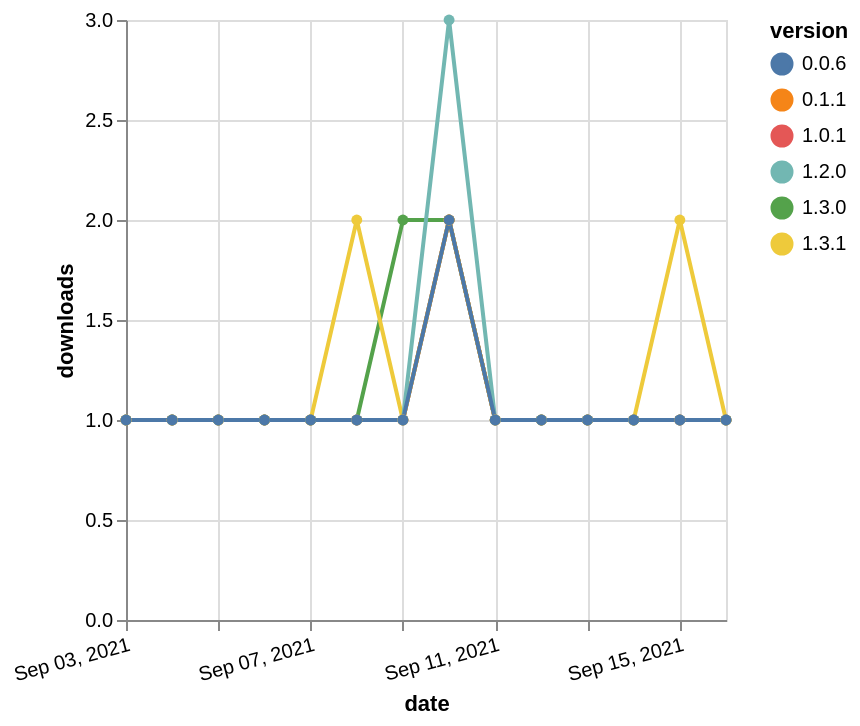

This figure's Vega-Lite source:
### Vega-Lite specification from a JSON file in a GitHub repository (floating-point values rounded to 4 significant figures)
{"$schema": "https://vega.github.io/schema/vega-lite/v5.json", "description": "A simple bar chart with embedded data.", "data": {"values": [{"date": "2021-09-03", "total": 132, "delta": 1, "version": "1.3.0"}, {"date": "2021-09-04", "total": 133, "delta": 1, "version": "1.3.0"}, {"date": "2021-09-05", "total": 134, "delta": 1, "version": "1.3.0"}, {"date": "2021-09-06", "total": 135, "delta": 1, "version": "1.3.0"}, {"date": "2021-09-07", "total": 136, "delta": 1, "version": "1.3.0"}, {"date": "2021-09-08", "total": 137, "delta": 1, "version": "1.3.0"}, {"date": "2021-09-09", "total": 139, "delta": 2, "version": "1.3.0"}, {"date": "2021-09-10", "total": 141, "delta": 2, "version": "1.3.0"}, {"date": "2021-09-11", "total": 142, "delta": 1, "version": "1.3.0"}, {"date": "2021-09-12", "total": 143, "delta": 1, "version": "1.3.0"}, {"date": "2021-09-13", "total": 144, "delta": 1, "version": "1.3.0"}, {"date": "2021-09-14", "total": 145, "delta": 1, "version": "1.3.0"}, {"date": "2021-09-15", "total": 146, "delta": 1, "version": "1.3.0"}, {"date": "2021-09-16", "total": 147, "delta": 1, "version": "1.3.0"}, {"date": "2021-09-03", "total": 162, "delta": 1, "version": "1.0.1"}, {"date": "2021-09-04", "total": 163, "delta": 1, "version": "1.0.1"}, {"date": "2021-09-05", "total": 164, "delta": 1, "version": "1.0.1"}, {"date": "2021-09-06", "total": 165, "delta": 1, "version": "1.0.1"}, {"date": "2021-09-07", "total": 166, "delta": 1, "version": "1.0.1"}, {"date": "2021-09-08", "total": 167, "delta": 1, "version": "1.0.1"}, {"date": "2021-09-09", "total": 168, "delta": 1, "version": "1.0.1"}, {"date": "2021-09-10", "total": 170, "delta": 2, "version": "1.0.1"}, {"date": "2021-09-11", "total": 171, "delta": 1, "version": "1.0.1"}, {"date": "2021-09-12", "total": 172, "delta": 1, "version": "1.0.1"}, {"date": "2021-09-13", "total": 173, "delta": 1, "version": "1.0.1"}, {"date": "2021-09-14", "total": 174, "delta": 1, "version": "1.0.1"}, {"date": "2021-09-15", "total": 175, "delta": 1, "version": "1.0.1"}, {"date": "2021-09-16", "total": 176, "delta": 1, "version": "1.0.1"}, {"date": "2021-09-03", "total": 167, "delta": 1, "version": "0.1.1"}, {"date": "2021-09-04", "total": 168, "delta": 1, "version": "0.1.1"}, {"date": "2021-09-05", "total": 169, "delta": 1, "version": "0.1.1"}, {"date": "2021-09-06", "total": 170, "delta": 1, "version": "0.1.1"}, {"date": "2021-09-07", "total": 171, "delta": 1, "version": "0.1.1"}, {"date": "2021-09-08", "total": 172, "delta": 1, "version": "0.1.1"}, {"date": "2021-09-09", "total": 173, "delta": 1, "version": "0.1.1"}, {"date": "2021-09-10", "total": 175, "delta": 2, "version": "0.1.1"}, {"date": "2021-09-11", "total": 176, "delta": 1, "version": "0.1.1"}, {"date": "2021-09-12", "total": 177, "delta": 1, "version": "0.1.1"}, {"date": "2021-09-13", "total": 178, "delta": 1, "version": "0.1.1"}, {"date": "2021-09-14", "total": 179, "delta": 1, "version": "0.1.1"}, {"date": "2021-09-15", "total": 180, "delta": 1, "version": "0.1.1"}, {"date": "2021-09-16", "total": 181, "delta": 1, "version": "0.1.1"}, {"date": "2021-09-03", "total": 136, "delta": 1, "version": "1.3.1"}, {"date": "2021-09-04", "total": 137, "delta": 1, "version": "1.3.1"}, {"date": "2021-09-05", "total": 138, "delta": 1, "version": "1.3.1"}, {"date": "2021-09-06", "total": 139, "delta": 1, "version": "1.3.1"}, {"date": "2021-09-07", "total": 140, "delta": 1, "version": "1.3.1"}, {"date": "2021-09-08", "total": 142, "delta": 2, "version": "1.3.1"}, {"date": "2021-09-09", "total": 143, "delta": 1, "version": "1.3.1"}, {"date": "2021-09-10", "total": 145, "delta": 2, "version": "1.3.1"}, {"date": "2021-09-11", "total": 146, "delta": 1, "version": "1.3.1"}, {"date": "2021-09-12", "total": 147, "delta": 1, "version": "1.3.1"}, {"date": "2021-09-13", "total": 148, "delta": 1, "version": "1.3.1"}, {"date": "2021-09-14", "total": 149, "delta": 1, "version": "1.3.1"}, {"date": "2021-09-15", "total": 151, "delta": 2, "version": "1.3.1"}, {"date": "2021-09-16", "total": 152, "delta": 1, "version": "1.3.1"}, {"date": "2021-09-03", "total": 135, "delta": 1, "version": "1.2.0"}, {"date": "2021-09-04", "total": 136, "delta": 1, "version": "1.2.0"}, {"date": "2021-09-05", "total": 137, "delta": 1, "version": "1.2.0"}, {"date": "2021-09-06", "total": 138, "delta": 1, "version": "1.2.0"}, {"date": "2021-09-07", "total": 139, "delta": 1, "version": "1.2.0"}, {"date": "2021-09-08", "total": 140, "delta": 1, "version": "1.2.0"}, {"date": "2021-09-09", "total": 141, "delta": 1, "version": "1.2.0"}, {"date": "2021-09-10", "total": 144, "delta": 3, "version": "1.2.0"}, {"date": "2021-09-11", "total": 145, "delta": 1, "version": "1.2.0"}, {"date": "2021-09-12", "total": 146, "delta": 1, "version": "1.2.0"}, {"date": "2021-09-13", "total": 147, "delta": 1, "version": "1.2.0"}, {"date": "2021-09-14", "total": 148, "delta": 1, "version": "1.2.0"}, {"date": "2021-09-15", "total": 149, "delta": 1, "version": "1.2.0"}, {"date": "2021-09-16", "total": 150, "delta": 1, "version": "1.2.0"}, {"date": "2021-09-03", "total": 178, "delta": 1, "version": "0.0.6"}, {"date": "2021-09-04", "total": 179, "delta": 1, "version": "0.0.6"}, {"date": "2021-09-05", "total": 180, "delta": 1, "version": "0.0.6"}, {"date": "2021-09-06", "total": 181, "delta": 1, "version": "0.0.6"}, {"date": "2021-09-07", "total": 182, "delta": 1, "version": "0.0.6"}, {"date": "2021-09-08", "total": 183, "delta": 1, "version": "0.0.6"}, {"date": "2021-09-09", "total": 184, "delta": 1, "version": "0.0.6"}, {"date": "2021-09-10", "total": 186, "delta": 2, "version": "0.0.6"}, {"date": "2021-09-11", "total": 187, "delta": 1, "version": "0.0.6"}, {"date": "2021-09-12", "total": 188, "delta": 1, "version": "0.0.6"}, {"date": "2021-09-13", "total": 189, "delta": 1, "version": "0.0.6"}, {"date": "2021-09-14", "total": 190, "delta": 1, "version": "0.0.6"}, {"date": "2021-09-15", "total": 191, "delta": 1, "version": "0.0.6"}, {"date": "2021-09-16", "total": 192, "delta": 1, "version": "0.0.6"}]}, "width": "container", "mark": {"type": "line", "point": {"filled": true}}, "encoding": {"x": {"field": "date", "type": "temporal", "timeUnit": "yearmonthdate", "title": "date", "axis": {"labelAngle": -15}}, "y": {"field": "delta", "type": "quantitative", "title": "downloads"}, "color": {"field": "version", "type": "nominal"}, "tooltip": {"field": "delta"}}}
